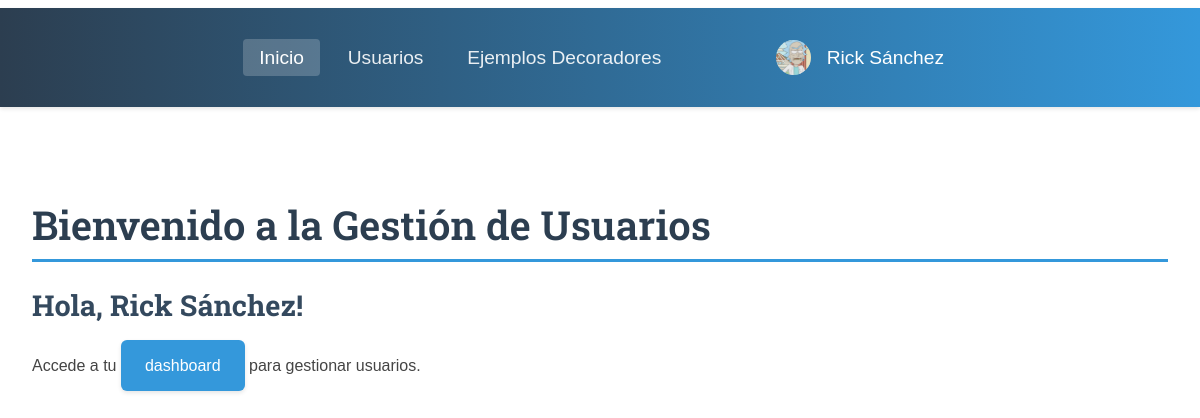
Screenshot of / (signed in) with the database file from the repository.
### tables this page shows
CREATE TABLE profile (
        id INTEGER PRIMARY KEY AUTOINCREMENT,
        user_id INTEGER,
        bio TEXT,
        movie_id INTEGER, avatar_path TEXT,
        FOREIGN KEY (user_id) REFERENCES users(id),
        FOREIGN KEY (movie_id) REFERENCES movie(id)
    );

CREATE TABLE "users" (
	"id"	INTEGER,
	"username"	TEXT NOT NULL,
	"email"	TEXT NOT NULL UNIQUE,
	"password"	TEXT NOT NULL DEFAULT 1234,
	PRIMARY KEY("id" AUTOINCREMENT)
);

### routes.py (the view)
    @app.route('/')
    def index():
        return render_template('index.html')

### app.py (called while the page is built)
@login_manager.user_loader
def load_user(user_id):
    return get_user_by_id(user_id)

### models.py (called while the page is built)
def get_db_connection():
    conn = sqlite3.connect(table_name)
    conn.row_factory = sqlite3.Row  # Para obtener resultados como diccionarios y nos deja acceder por nombre de la columnauser['username'] en vez de por id user[0]
    return conn

def get_user_by_id(user_id):
    conn = get_db_connection()
    cursor = conn.cursor()
    cursor.execute('SELECT * FROM users WHERE id = ?', (user_id,))
    user_data = cursor.fetchone()
    conn.close()
    if user_data:
        return User(
            id=user_data['id'],
            username=user_data['username'],
            email=user_data['email'],
            password=user_data['password']
        )
    return None

def get_profile_by_user_id(user_id):
    conn = get_db_connection()
    cursor = conn.cursor()
    cursor.execute('''
        SELECT profile.*, movie.title as movie_title
        FROM profile
        LEFT JOIN movie ON profile.movie_id = movie.id
        WHERE user_id = ?
    ''', (user_id,))
    profile = cursor.fetchone()
    conn.close()
    return profile

### templates/index.html (shortened to what this page needs)
{% extends 'base.html' %}
{% block content %}
    <h1>Bienvenido a la Gestión de Usuarios</h1>
    {% if current_user.is_authenticated %}
        <h2>Hola, {{ current_user.username }}!</h2>
        <p>Accede a tu <a href="{{ url_for('dashboard') }}" class="button">dashboard</a> para gestionar usuarios.</p>
    {% endif %}
{% endblock %}

### templates/base.html (shortened to what this page needs)
<!DOCTYPE html>
<html>
<head>
    <link rel="stylesheet" href="{{ url_for('static', filename='css/style.css') }}">
    <link rel="stylesheet" href="https://cdnjs.cloudflare.com/ajax/libs/font-awesome/6.0.0/css/all.min.css">
</head>
<body>
    <nav>
        <div class="nav-container">
            <div class="nav-links">
                <a href="{{ url_for('index') }}" class="{{ 'active' if request.endpoint == 'index' }}">Inicio</a>
                {% if current_user.is_authenticated %}
                    <a href="{{ url_for('list_users_view') }}" class="{{ 'active' if request.endpoint == 'list_users_view' }}">Usuarios</a>
                    <a href="{{ url_for('ejemplos_decoradores') }}" class="{{ 'active' if request.endpoint == 'ejemplos_decoradores' }}">Ejemplos Decoradores</a>
                {% endif %}
            </div>
            {% if current_user.is_authenticated %}
                <div class="user-menu">
                    <div class="user-dropdown">
                        <div class="user-info">
                            <div class="user-avatar">
                                {% if profile and profile.avatar_path %}
                                    <img src="{{ url_for('static', filename='avatars/' + profile.avatar_path) }}" alt="Avatar">
                                {% else %}
                                    <i class="fas fa-user user-avatar-placeholder"></i>
                                {% endif %}
                            </div>
                            <span class="username">{{ current_user.username }}</span>
                        </div>
                    </div>
                </div>
            {% else %}
                <div class="nav-links">
                    <a href="{{ url_for('login') }}" class="{{ 'active' if request.endpoint == 'login' }}">Login</a>
                </div>
            {% endif %}
        </div>
    </nav>
    <div class="content">
        {% block content %}{% endblock %}
    </div>
</body>
</html>

### static/css/style.css (style rules this page uses)
body { font-family: Arial, sans-serif; margin: 0; }
nav { background: linear-gradient(to right, #2c3e50, #3498db); padding: 1rem; margin-bottom: 2rem; box-shadow: 0 2px 4px rgba(0, 0, 0, 0.1); position: sticky; top: 0; z-index: 1000; font-size: 1.2rem; display: flex; align-items: center; justify-content: space-between; }
nav .nav-container { display: flex; align-items: center; justify-content: space-between; max-width: 70vw; margin: 0 auto; width: 60vw; }
nav a { color: rgba(255, 255, 255, 0.9); text-decoration: none; padding: 0.5rem 1rem; margin: 0 0.2rem; border-radius: 4px; transition: all 0.3s ease; font-weight: 500; position: relative; }
nav a::after { content: ""; position: absolute; width: 0; height: 2px; bottom: 0; left: 50%; background-color: #02110e; transition: all 0.3s ease; transform: translateX(-50%); }
nav a.active { background-color: rgba(255, 255, 255, 0.2); color: white; }
body { padding-top: 0.5rem; }
nav a { animation: fadeIn 0.5s ease-in-out; }
.content { max-width: 1200px; margin: 0 auto; padding: 2rem; min-height: calc(100vh - 80px); }
h1, h2, h3 { font-family: "Roboto Slab", serif; }
h1 { color: #2c3e50; font-size: 2.5rem; margin-bottom: 1.5rem; border-bottom: 3px solid #3498db; padding-bottom: 0.5rem; font-weight: 600; }
h2 { color: #34495e; font-size: 1.8rem; margin: 1.5rem 0 1rem; }
p { color: #444; line-height: 1.6; margin-bottom: 1rem; }
button, .button { display: inline-block; padding: 0.8rem 1.5rem; background: #3498db; color: white; border: none; border-radius: 6px; font-size: 1rem; font-weight: 500; text-decoration: none; transition: all 0.3s ease; cursor: pointer; box-shadow: 0 2px 4px rgba(0, 0, 0, 0.1); }
.content > * { animation: fadeIn 0.5s ease-out; }
a { color: #3498db; text-decoration: none; position: relative; transition: all 0.3s ease; }
.user-menu { display: flex; align-items: center; margin-left: auto; padding: 0.5rem; color: white; }
.user-info { display: flex; align-items: center; gap: 1rem; padding: 0.5rem; border-radius: 4px; transition: background-color 0.2s ease; }
.user-avatar { width: 35px; height: 35px; border-radius: 50%; background-color: rgba(255, 255, 255, 0.2); display: flex; align-items: center; justify-content: center; overflow: hidden; }
.user-avatar img { width: 100%; height: 100%; object-fit: cover; }
.username { color: white; font-weight: 500; }
.user-dropdown { position: relative; cursor: pointer; }

### rows the page displays
profile: avatar_path (picture)
users: username "Rick Sánchez"
